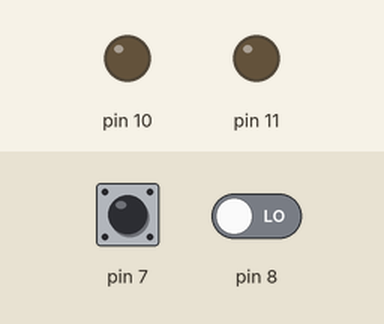
Recording of a sketch running on a simulated Arduino Uno, built with avr-gcc and run on an emulated ATmega328P. On the bench: output pins drawn as LEDs (lit = HIGH). Dashed ring = blinking. The test bench sets the inputs (shaded band); at power-on: pin 7 LOW, pin 8 LOW.

Above: at 1.2 s.
1.3 s: pin 7 driven HIGH
At 2.5 s:
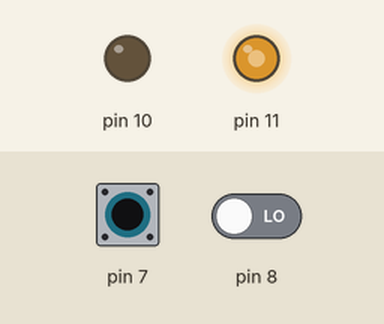
2.8 s: pin 8 driven HIGH
At 3.7 s:
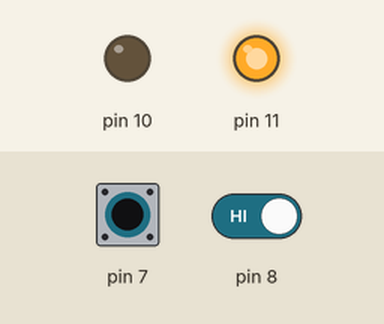
4.3 s: pin 7 driven LOW
At 5.3 s:
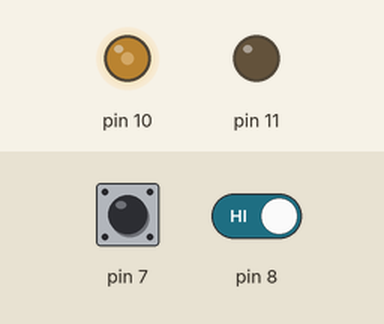
5.8 s: pin 8 driven LOW
At 7.0 s:
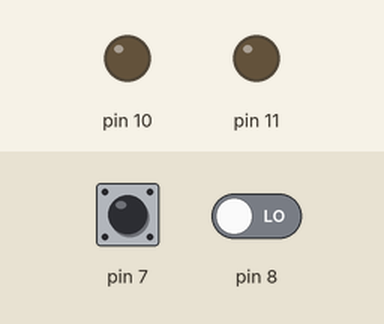
7.3 s: pin 7 driven HIGH and pin 8 driven HIGH
At 8.5 s:
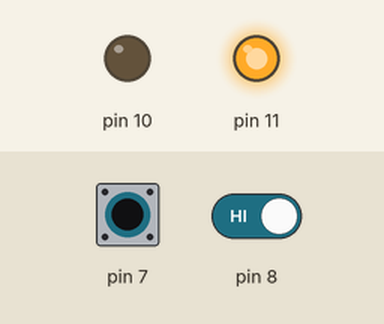
8.8 s: pin 7 pulsed LOW 2 times (0.12 s each, 0.3 s apart)
At 9.23 s:
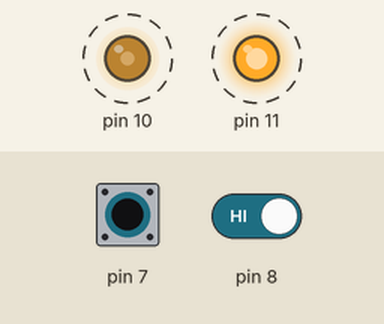
Timing chart, 0 to 11.8 s (numbered marks = the images above; inputs shaded):
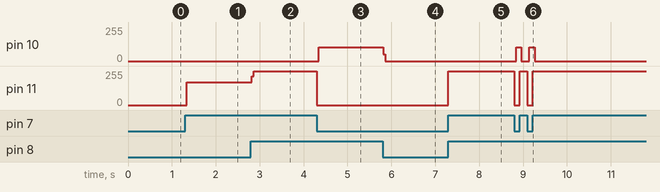

The sketch:

19-10-29_if_digital.ino
```cpp
void setup() {
  pinMode(10, OUTPUT);
  pinMode(11, OUTPUT);
  pinMode(8, INPUT);
  pinMode(7, INPUT);
}

void loop() {
  if(digitalRead(7) == HIGH)
  {
   digitalWrite(11, HIGH);
   digitalWrite(10, LOW);
  }
  else if(digitalRead(8) == HIGH)
  {
   digitalWrite(10, HIGH);
   digitalWrite(11, LOW);
  }
  if(digitalRead(7) == LOW)
  {
    digitalWrite(10, LOW);
    digitalWrite(11, LOW);
  }
  else if(digitalRead(8) == LOW)
  {
    digitalWrite(10, LOW);
    digitalWrite(11, LOW);
  }
}
```

Measured:
- after the input at 1.3 s, pin 11: 0/255 → 172/255 at once
- after the input at 2.8 s, pin 11: 172/255 → 255/255 at once
- after the input at 4.3 s, pin 10: 0/255 → 104/255 at once; pin 11: 255/255 → 0/255 at once
- after the input at 5.8 s, pin 10: 104/255 → 0/255 at once
- after the input at 7.3 s, pin 11: 0/255 → 255/255 at once
- after the input at 8.8 s, pin 10: alternates 105/255 for 0.12 s and 0/255 for 0.18 s, 4 changes in all, then stays 0/255, starting at once; pin 11: alternates 255/255 for 0.18 s and 0/255 for 0.12 s, 4 changes in all, then stays 255/255, starting at once
